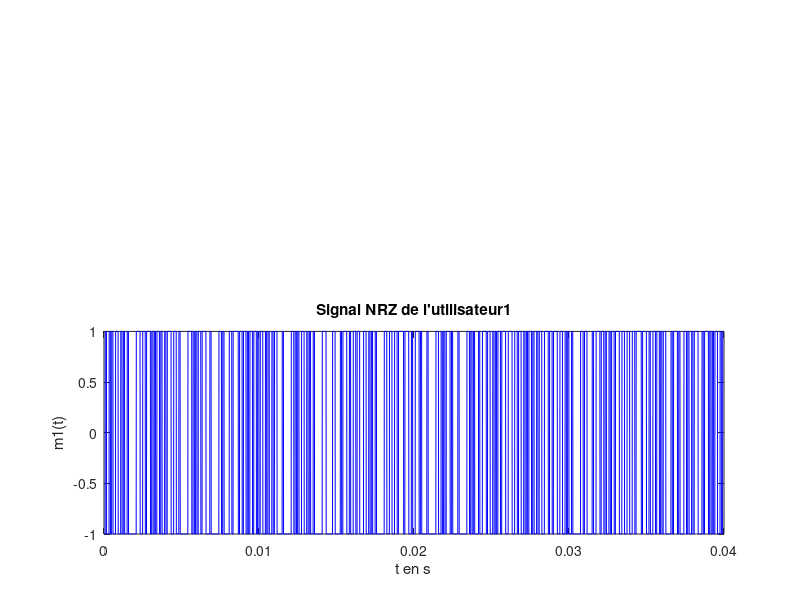

Reproduce this figure in MATLAB. (Note: this script raises an error after producing the figure.)
load donnees1.mat
load donnees2.mat

fp1 = 0;
fp2 = 46000;
Fe = 120000;
Fc1 = 10000/Fe;
Fc2 = 36000/Fe;
Te = 1/Fe;
T_slot = 40*10^(-3);
n = length(bits_utilisateur1);
Ts = T_slot/n;
Ns = Ts/Te;
SNR = 10;
Nech = 30;


%% 3.1
%Generation des fichiers m1(t) m2(t)
y1 = bits_utilisateur1;
y2 = bits_utilisateur2;
y1 = 2*y1 - 1;
y2 = 2*y2 - 1;
m1 =  kron(y1,ones(1,Ns));
m2 =  kron(y2,ones(1,Ns));
% On obtient le signal NRZ de chaque utilisateur

%3.2
%3.2.1
%Generer le signal comportant 5 slots
% et y placer les signaux NRZ générés

slt_1 = zeros(1,5*length(m1));  %Signal des 05 slots du 1er utilisateur
slt_2 = zeros(1,5*length(m2));  %Signal des 05 slots du 2nd utilisateur

slt_1(n*Ns +1:n*Ns*2) = m1;
slt_2(n*Ns*4+1:end) = m2;


%3.2.2
%Generation des cosinus porteurs de chaque utilisateur
t = (0:Te:5*T_slot-Te);

porteur_1 = cos(2*pi*fp1*t);
porteur_2 = cos(2*pi*fp2*t);

%Generation des signaux multiliés par les porteuses
x1 = slt_1.*porteur_1;
x2 = slt_2.*porteur_2;

%Construction du signal MF-TDMA recu
x = x1 +x2;
%Generation du bruit blanc
Ps = mean(abs(x).^2);
Pb = Ps*10^(-SNR/10);
sigma = sqrt(Pb);
N = sigma*randn(1,length(x));
x = x+N;

%% Tracés a realiser
% Tracés des signaux m1(t) m2(t) ainsi que leurs densités
t1 = (0:Te:T_slot - Te);  %Echelle temporelle des tracés
figure(1) % Tracés de m1 et sa densité
subplot(212)
plot(t1,m1,'b')
title('Signal NRZ de l''utilisateur1')
xlabel('t en s')
ylabel('m1(t)')
M = periodogramme(x1);
tx = linspace(-Fe/2,Fe/2,length(M));
subplot(211)
plot(tx,fftshift(M),'r')
title('Tracé de la DSP')
xlabel('f en Hz')
ylabel('DSP')




figure(2) % Tracés de m2 et sa densité
subplot(212)
plot(t1,m2,'b')
title('Signal NRZ de l''utilisateur2')
xlabel('t en s')
ylabel('m2(t)')
M1 = periodogramme(x2);
tx = linspace(-Fe/2,Fe/2,length(M1));
subplot(211)
plot(tx,(M),'r')
title('Tracé de la DSP')
xlabel('f en Hz')
ylabel('DSP')




figure(3) % Tracés de la trame MF-TDMA

plot(t,x,'.')
title('Tracé de la trame MF-TDMA')
xlabel('t en s')
ylabel('MF-TDMA')


figure(4)
X = periodogramme(x);
tx = linspace(-Fe/2,Fe/2,length(X));
plot(tx,fftshift(X),'r')
title('Tracé de la DSP de la trame')
xlabel('frequence en Hz') 



%% 4.1
%4.1.1 Synthese du Filtre passe bas
% Reponse impulsionnelle
t1 = [-Nech:Nech];
b = 2*Fc1*sinc(2*Fc1*t1);  


%4.1.2 Synthese du filtre passe haut
% Reponse impulsionnelle
b1 = 2*Fc2*sinc(2*Fc2*t1);
b1 = -b1;
b1(Nech+1) = 1 -2*Fc2;


%4.1.3 Filtrage
x1t = filter(b,1,[x zeros(1,Nech)]);
x2t = filter(b1,1,[x zeros(1,Nech)]);
x1t = x1t(Nech+1:end);
x2t = x2t(Nech+1:end);



%4.1.4 Retour en bande de base

%Multiplication par les cosinus porteurs
x1t_t = x1t .* cos(2*pi*fp1*t); 
x2t_t = x2t .* cos(2*pi*fp2*t);

%Reponses impulsionnelles des filtres passe-bas
o = ones(1,Ns);

%Filtrage
x1f = filter(o,1,x1t_t);
x2f = filter(o,1,x2t_t);

%% 4.1.5 Tracés a réaliser

%Tracés des reponses impulsionnelles et de la fonction de transfert de
%l'utilisateur 1
figure(5)
t2 = linspace(-Fe/2,Fe/2,length(b));
plot(t2,b,'b--o')
title('Reponse impulsionnelle PB')
xlabel('t en s')
ylabel('RI')


figure(6)
plot(tx,100*fftshift(abs(fft(b,length(x)))),'b',tx,fftshift(X),'r');
legend('filtre PB','DSP MF-TDMA')
title('Reponse en frequence du filtre passe bas')
xlabel('f')
ylabel('H(z)')

%Tracés des reponses impulsionnelles et de la fonction de transfert de
%l'utilisateur 2
figure(7)
plot(t2,b1,'b--o')
title('Reponse impulsionnelle PH')
xlabel('t en s')
ylabel('RI')


figure(8)
plot(tx,100*fftshift(abs(fft(b1,length(x)))),'b',tx,fftshift(X),'r');
legend('filtre PH','DSP MF-TDMA')
title('Reponse en frequence du filtre passe haut')
xlabel('f')
ylabel('H(z)')





figure(9)
plot(t,x,'.')
title('Signal avant filtrage PB')
xlabel('t en s')
ylabel('x(t)')

figure(10)
plot(t,x1t,'.')
title('Signal apres filtrage PB')
xlabel('t en s')
ylabel('x1t(t)')


figure(11)
plot(t,x,'.')
title('Signal avant filtrage PH')
xlabel('t en s')
ylabel('x(t)')

figure(12)
plot(t,x2t,'.')
title('Signal apres filtrage PH')
xlabel('t en s')
ylabel('x2t(t)')



figure(13)
plot(t,x1f,'.')
title('Trame du signal récupérée par l''utilisateur1')
xlabel('t en s')
ylabel('x1f(t)')


figure(14)
plot(t,x2f,'.')
title('Trame du signal recupérée par l''utilisateur2')
xlabel('t en s')
ylabel('x2f(t)')


%% 4.2 Detection du slot utile
% Utilisateur 1 
% Division en 5 slots


E_1 = zeros(1,5);% Vecteur contenant les energies de chaque slot de l'utilisateur 1 
for i=1 : 5
    E_1(i) = sum(x1f(n*Ns*(i-1)+1:n*Ns*i).^2);
end
[~,argmax1] = max(E_1);
X = x1f((n*Ns*(argmax1-1))+1 : n*Ns*argmax1); %Trame de l'utilisateur 1 récupérée

%Utilisateur 2
% Division en 5 slots



E_2 = zeros(1,5); %Vecteur contenant les energies de chaque slot de l'utilisateur 2
for i=1 : 5
     E_2(i) = sum(x2f(n*Ns*(i-1)+1:n*Ns*i).^2);
end
[~,argmax2] = max(E_2);
Y = x2f((n*Ns*(argmax2-1))+1 : n*Ns*argmax2); %Trame de l'utilisateur 2 récupérée

% Histogramme des energies détectées par slots
figure(15)
bar(E_1)
title("Energie détectée par l'utilisateur 1")
xlabel('Numéro du slot')
ylabel('Energie')
figure(16)
bar(E_2)
title("Energie détectée par l'utilisateur 2")
xlabel('Numéro du slot')
ylabel('Energie')

%% 4.3 Demodulation bande de base
%Utilisateur1

SignalEchantillonne_1= X(Ns :Ns :end) ;
BitsRecuperes_1=(sign(SignalEchantillonne_1)+1)/2 ;

texte1 = bin2str(BitsRecuperes_1)


%Utilisateur2

SignalEchantillonne_2= Y(Ns :Ns :end) ;
BitsRecuperes_2=(sign(SignalEchantillonne_2)+1)/2 ;

texte2 = bin2str(BitsRecuperes_2)


